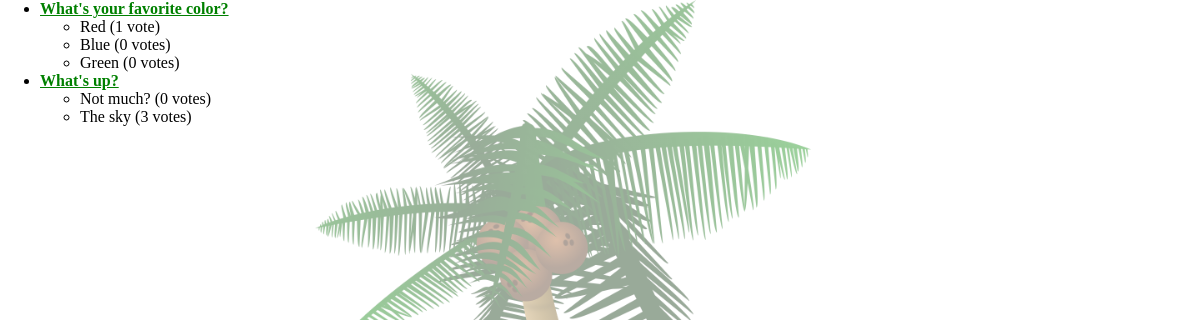
Screenshot of /polls/ with the database file from the repository.
### polls/models.py (models this page shows, shortened)
class Question(models.Model):
    question_text = models.CharField(max_length = 200)
    pub_date = models.DateTimeField('date published')

class Choice(models.Model):
    question = models.ForeignKey(Question, on_delete=models.CASCADE)
    choice_text = models.CharField(max_length=200)
    votes = models.IntegerField(default=0)

### polls/views.py (the view)
# urls.py: path("", views.IndexView.as_view(), name="index"),
class IndexView(generic.ListView):
    template_name = "polls/index.html"
    context_object_name = "latest_question_list"
    def get_queryset(self):
        return Question.objects.filter(pub_date__lte=timezone.now()).order_by("-pub_date")[
            :5
        ]
        """Return the last five published questions."""

### polls/templates/polls/index.html (shortened to what this page needs)
{% load static %}
<link rel="stylesheet" href="{% static 'polls/style.css' %}">
{% if latest_question_list %}
<ul>
    {% for question in latest_question_list %}
    <li>
        <strong>
            <a href="{% url 'polls:detail' question.id %}">{{ question.question_text }}</a>
        </strong>
        {% if question.choice_set.all %}
        <ul>
            {% for choice in question.choice_set.all %}
            <li>{{ choice.choice_text }} ({{ choice.votes }} vote{{ choice.votes|pluralize }})</li>
            {% endfor %}
        </ul>
        {% else %}
        <p>No choices available for this question.</p>
        {% endif %}
    </li>
    {% endfor %}
</ul>
{% else %}
<p>No polls are available.</p>
{% endif %}

### polls/static/polls/style.css (style rules this page uses)
li a { color: green; }

### rows the page displays
Question: question_text "What's your favorite color?"
Choice: choice_text "Red", votes "1"
Choice: choice_text "Blue", votes "0"
Choice: choice_text "Green", votes "0"
Question: question_text "What's up?"
Choice: choice_text "Not much?", votes "0"
Choice: choice_text "The sky", votes "3"
